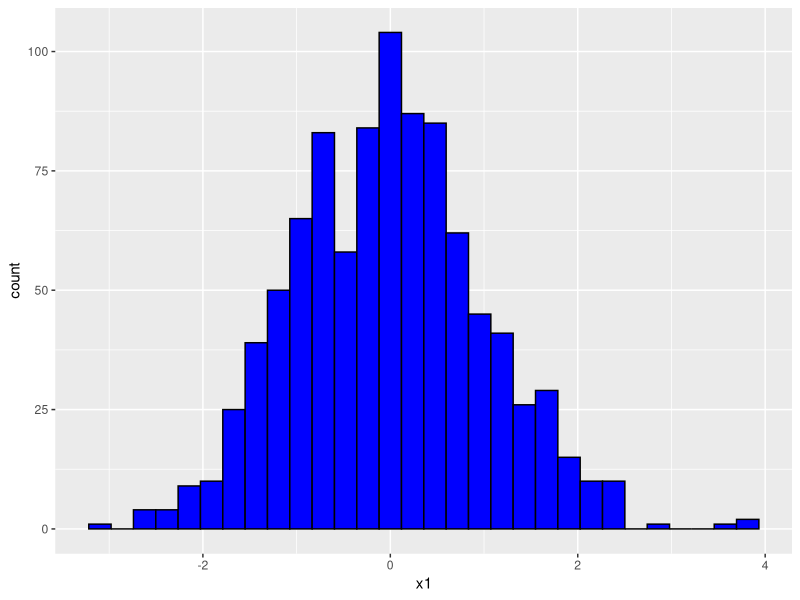
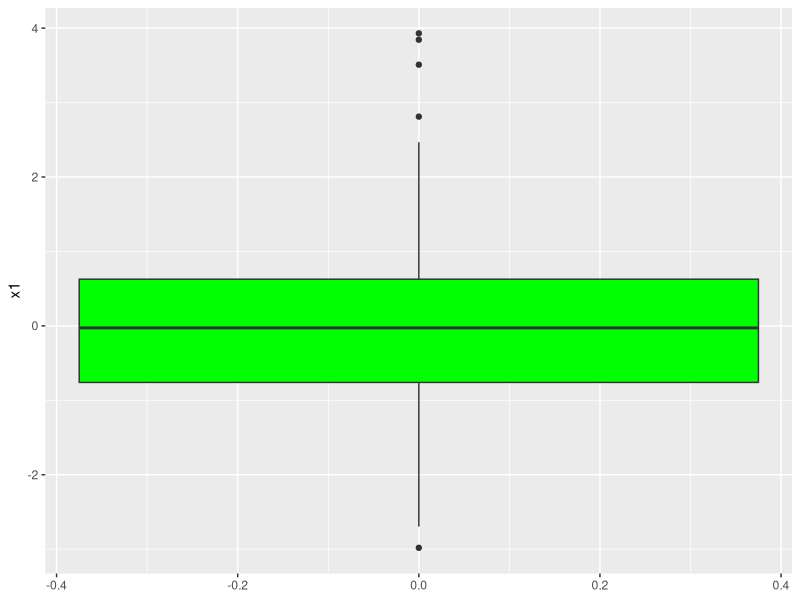

Source code (R) for these figures, in order:
## ---- chunk 1
# Seed should remain consistent throughout program for reproducibility
set.seed(43110)
# Number of observations in data set (could be patients etc)
n <- 1000
# Generate n numbers from standard normal distribution.
# x1 and x2 act as predictor variables which have an impact on the outcome
# of a side effect occurring.
x1 <- rnorm(n)
x2 <- rnorm(n)
# Generate n random binary integers to simulate the outcome of a side effect
# occurring (simply 'yes' or 'no') at a probability of 1 in 20 (5%).
y <- rbinom(n, 1, prob = 0.05)
# Load data into frame and generate table
data <- data.frame(x1, x2, y)
table(data$y)
## ---- chunk 2
set.seed(43110)
# Classification and regression testing library will allow us
# to split our data into two sets.
library(caret)
# Split data maintains proportion of each class in the target variable y.
stratSplit <- createDataPartition(data$y, p=.7, list = FALSE)
# Generate new data sets based on previous partition and load into tables.
trainSet <- data[stratSplit, ]
testSet <- data[-stratSplit, ]
table(trainSet$y)
table(testSet$y)
## ---- chunk 3
# Logistic model uses our predictor variables (x1 and x2) to
# predict binary outcome y.
model <- glm(y ~ x1 + x2, data = trainSet, family = binomial)
summary(model)
## ---- chunk 4
library(caret)
# Generate predictions for every patient in the test set using
# the logistic regression model.
tsProbs <- predict(model, testSet, type = "response")
# Reclassify predictions to true or false based on threshold.
# We could increase recall by lowering the threshold to account
# for the imbalance in our data set at the cost of accuracy.
tsLabels <- ifelse(tsProbs > .5, 1, 0)
# Confusion matrix compares the predicted labels from our test set
# to positive outcomes whilst providing useful metrics such as 
# precision and recall. As our data set is imbalanced recall is
# particularly relevant.
confMatrix <- confusionMatrix(factor(tsLabels), factor(testSet$y), positive = "1")
confMatrix
## ---- chunk 5
library(dplyr)
set.seed(43110)
# To practice cleaning a large data set, I added a number of
# null values which could potentially break future models.
data$x1[sample(1:nrow(data), size = .05*nrow(data))] <- NA
# Count nulls in each column, though we added them previously
# this may not be the case when working with real-world data.
colSums(is.na(data))
# Remove extreme values from data set to make data reliable.
data <- data %>% filter(x1 < 10, x2 < 10)
# Here we'll clean one of our pre-existing predictor variables.
# For any null values we simply fill them with the median value
# for x1 in the data set. Median is more reliable compared to
# mean as it is less likely to be effected by outliers.
data$x1[is.na(data$x1)] <- median(data$x1, na.rm = TRUE)
# Check again for nulls after cleaning data.
colSums(is.na(data))
## ---- chunk 6
library(ggplot2)
# Generate a histogram showing how x1 is distributed after cleaning data.
ggplot(data, aes(x = x1)) + geom_histogram(bins = 30, fill = "blue", color = "black")
# And a box plot to check for any remaining outliers.
ggplot(data, aes(y = x1)) + geom_boxplot(fill = "green")
